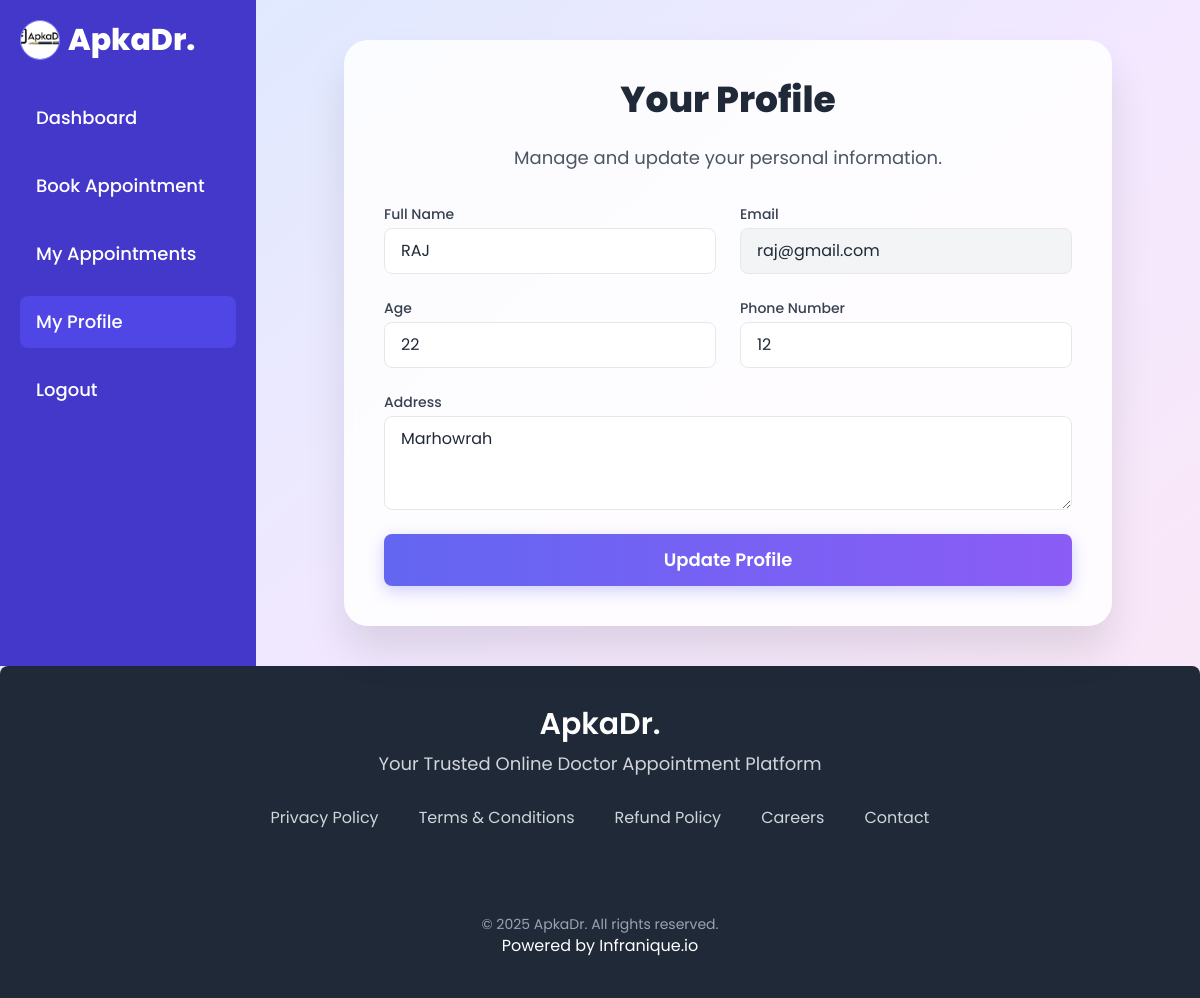
/user/profile (signed in), run on an earlier commit of the app's database.
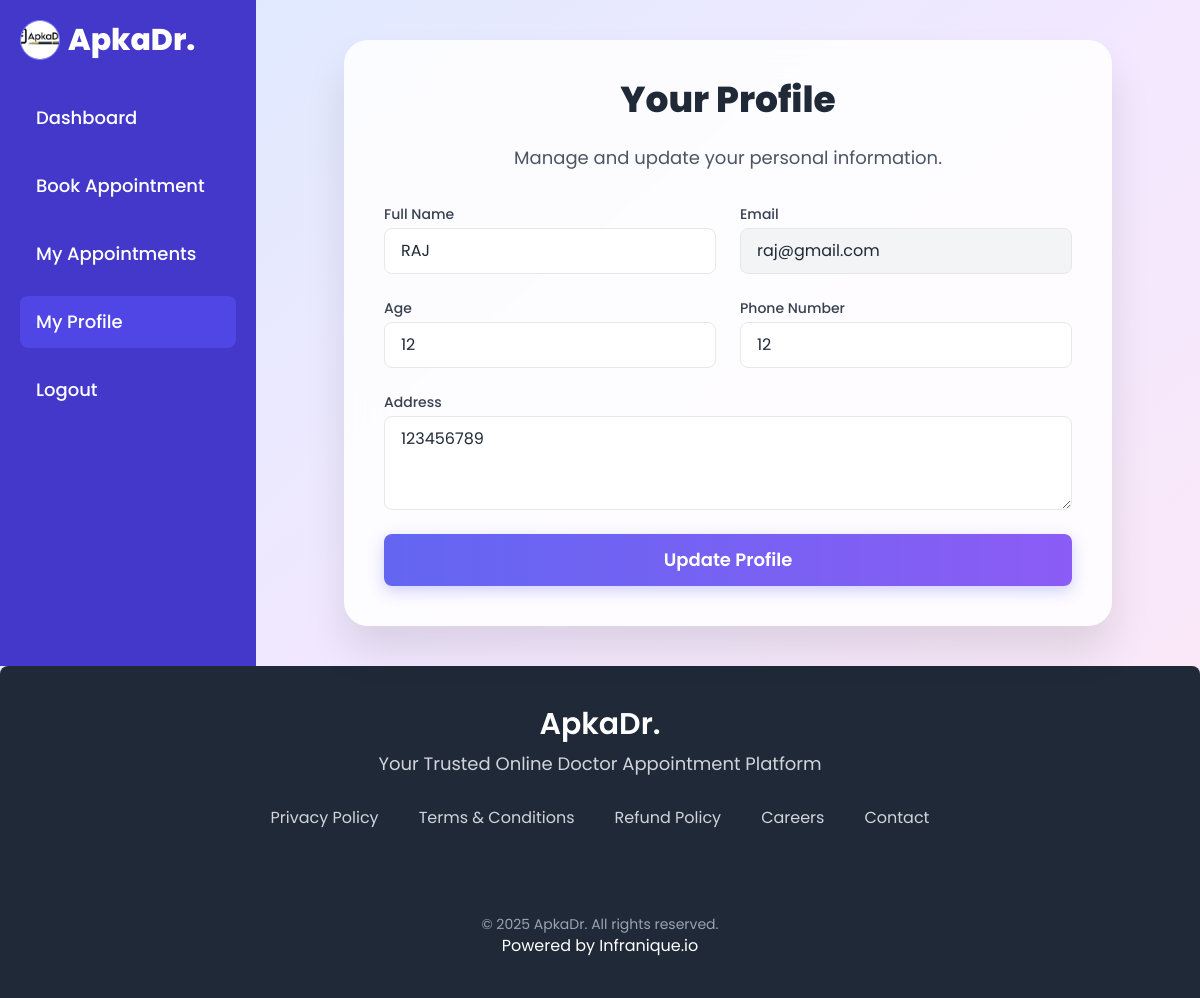
And on a later commit of the database.
### backend/models.py (models this page shows)
class User(db.Model):
    id = db.Column(db.Integer(), primary_key=True)
    fullName = db.Column(db.String(), unique=True, nullable=False)
    email = db.Column(db.String(), unique=True, nullable=False)
    age = db.Column(db.Integer(), nullable=False)
    phone = db.Column(db.String(), nullable=False)
    address = db.Column(db.String(), nullable=False)
    password = db.Column(db.String(),nullable=False)
    type = db.Column(db.String(), default="general")
    appointments = db.relationship('Appointment', backref='patient', lazy=True, primaryjoin="User.id == Appointment.user_id")

### backend/controllers.py (the view, shortened to what this page needs)
@app.route("/user/profile", methods=["GET", "POST"])
def user_profile():
    if session.get("user_type") != "general":
        flash("Unauthorized access", "danger")
        return redirect(url_for("login_page"))
    user_id = session.get("user_id")
    user = User.query.get_or_404(user_id)
    return render_template("user/user_profile.html", user=user)

### templates/user/user_profile.html (shortened to what the changed rows need)
<!DOCTYPE html>
<html lang="en">
<head>
    <script src="https://cdn.tailwindcss.com"></script>
</head>
<body class="bg-gradient-to-br from-blue-100 via-purple-100 to-pink-100 min-h-screen flex flex-col">
    <div class="flex flex-1">
        <main class="flex-1 p-6 md:p-10">
            <div class="card-aesthetic p-6 md:p-10 max-w-3xl mx-auto">
                <h2 class="text-3xl md:text-4xl font-extrabold text-gray-800 mb-6 text-center">Your Profile</h2>
                <form class="space-y-6" method="POST" action="{{ url_for('user_profile') }}" enctype="multipart/form-data">
                    <div class="grid grid-cols-1 md:grid-cols-2 gap-6">
                        <div>
                            <label for="fullName" class="block text-sm font-medium text-gray-700 mb-1">Full Name</label>
                            <input type="text" class="input-aesthetic block w-full px-4 py-2.5 rounded-lg text-gray-800 placeholder-gray-400" id="fullName" name="fullName" value="{{ user.fullName }}" required>
                        </div>
                        <div>
                            <label for="email" class="block text-sm font-medium text-gray-700 mb-1">Email</label>
                            <input type="email" class="input-aesthetic block w-full px-4 py-2.5 rounded-lg text-gray-800 placeholder-gray-400 bg-gray-100 cursor-not-allowed" id="email" name="email" value="{{ user.email }}" readonly>
                        </div>
                    </div>
                    <div class="grid grid-cols-1 md:grid-cols-2 gap-6">
                        <div>
                            <label for="age" class="block text-sm font-medium text-gray-700 mb-1">Age</label>
                            <input type="number" min="0" max="120" class="input-aesthetic block w-full px-4 py-2.5 rounded-lg text-gray-800 placeholder-gray-400" id="age" name="age" value="{{ user.age }}" required>
                        </div>
                        <div>
                            <label for="phone" class="block text-sm font-medium text-gray-700 mb-1">Phone Number</label>
                            <input type="tel" class="input-aesthetic block w-full px-4 py-2.5 rounded-lg text-gray-800 placeholder-gray-400" id="phone" name="phone" value="{{ user.phone }}" required>
                        </div>
                    </div>
                    <div>
                        <label for="address" class="block text-sm font-medium text-gray-700 mb-1">Address</label>
                        <textarea class="input-aesthetic block w-full px-4 py-2.5 rounded-lg text-gray-800 placeholder-gray-400 resize-y" id="address" name="address" rows="3" placeholder="Enter your full address">{{ user.address }}</textarea>
                    </div>
                </form>
            </div>
        </main>
    </div>
    <footer class="bg-gray-800 text-white p-8 md:p-10 text-center rounded-t-lg shadow-lg">
        <div class="max-w-screen-xl mx-auto">
            <h2 class="text-3xl font-semibold mb-2">ApkaDr.</h2>
        </div>
    </footer>
</body>
</html>

What changed in the data, as far as the page shows it:
changed User "RAJ": age "22" → "12"; address "Marhowrah" → "123456789"
